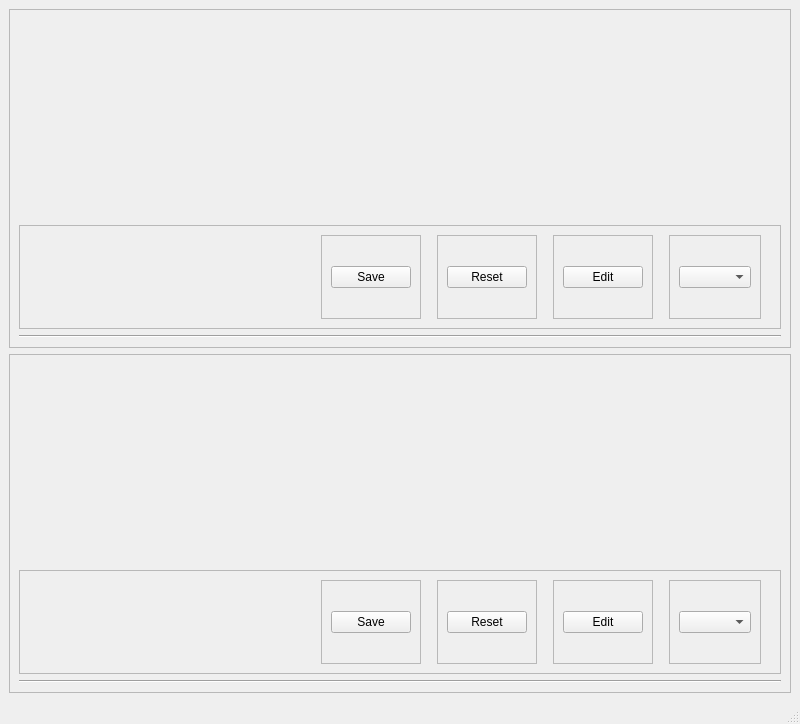
<?xml version="1.0" encoding="UTF-8"?>
<ui version="4.0">
 <class>MainWindow</class>
 <widget class="QMainWindow" name="MainWindow">
  <property name="geometry">
   <rect>
    <x>0</x>
    <y>0</y>
    <width>800</width>
    <height>724</height>
   </rect>
  </property>
  <property name="windowTitle">
   <string>MainWindow</string>
  </property>
  <widget class="QWidget" name="centralwidget">
   <layout class="QGridLayout" name="gridLayout_22">
    <item row="0" column="0">
     <layout class="QVBoxLayout" name="verticalLayout_5">
      <item>
       <widget class="QFrame" name="frame_15">
        <property name="frameShape">
         <enum>QFrame::StyledPanel</enum>
        </property>
        <property name="frameShadow">
         <enum>QFrame::Raised</enum>
        </property>
        <layout class="QGridLayout" name="gridLayout_6">
         <item row="0" column="0">
          <layout class="QVBoxLayout" name="verticalLayout">
           <item>
            <widget class="PlotWidget" name="differece1_plot" native="true">
             <property name="minimumSize">
              <size>
               <width>0</width>
               <height>200</height>
              </size>
             </property>
            </widget>
           </item>
           <item>
            <widget class="QFrame" name="frame_7">
             <property name="frameShape">
              <enum>QFrame::StyledPanel</enum>
             </property>
             <property name="frameShadow">
              <enum>QFrame::Raised</enum>
             </property>
             <layout class="QGridLayout" name="gridLayout_5">
              <item row="0" column="0">
               <layout class="QHBoxLayout" name="horizontalLayout">
                <item>
                 <spacer name="horizontalSpacer_14">
                  <property name="orientation">
                   <enum>Qt::Horizontal</enum>
                  </property>
                  <property name="sizeHint" stdset="0">
                   <size>
                    <width>40</width>
                    <height>20</height>
                   </size>
                  </property>
                 </spacer>
                </item>
                <item>
                 <widget class="QFrame" name="save_difference1">
                  <property name="frameShape">
                   <enum>QFrame::StyledPanel</enum>
                  </property>
                  <property name="frameShadow">
                   <enum>QFrame::Raised</enum>
                  </property>
                  <layout class="QGridLayout" name="gridLayout_4">
                   <item row="0" column="0">
                    <widget class="QPushButton" name="save_difference1_2">
                     <property name="text">
                      <string>Save</string>
                     </property>
                    </widget>
                   </item>
                  </layout>
                 </widget>
                </item>
                <item>
                 <spacer name="horizontalSpacer_2">
                  <property name="orientation">
                   <enum>Qt::Horizontal</enum>
                  </property>
                  <property name="sizeType">
                   <enum>QSizePolicy::Fixed</enum>
                  </property>
                  <property name="sizeHint" stdset="0">
                   <size>
                    <width>10</width>
                    <height>20</height>
                   </size>
                  </property>
                 </spacer>
                </item>
                <item>
                 <widget class="QFrame" name="frame">
                  <property name="frameShape">
                   <enum>QFrame::StyledPanel</enum>
                  </property>
                  <property name="frameShadow">
                   <enum>QFrame::Raised</enum>
                  </property>
                  <layout class="QGridLayout" name="gridLayout_3">
                   <item row="0" column="0">
                    <widget class="QPushButton" name="reset_difference1">
                     <property name="text">
                      <string>Reset</string>
                     </property>
                    </widget>
                   </item>
                  </layout>
                 </widget>
                </item>
                <item>
                 <spacer name="horizontalSpacer">
                  <property name="orientation">
                   <enum>Qt::Horizontal</enum>
                  </property>
                  <property name="sizeType">
                   <enum>QSizePolicy::Fixed</enum>
                  </property>
                  <property name="sizeHint" stdset="0">
                   <size>
                    <width>10</width>
                    <height>20</height>
                   </size>
                  </property>
                 </spacer>
                </item>
                <item>
                 <widget class="QFrame" name="frame_22">
                  <property name="frameShape">
                   <enum>QFrame::StyledPanel</enum>
                  </property>
                  <property name="frameShadow">
                   <enum>QFrame::Raised</enum>
                  </property>
                  <layout class="QGridLayout" name="gridLayout_2">
                   <item row="0" column="0">
                    <widget class="QPushButton" name="edit_difference1">
                     <property name="text">
                      <string>Edit</string>
                     </property>
                    </widget>
                   </item>
                  </layout>
                 </widget>
                </item>
                <item>
                 <spacer name="horizontalSpacer_10">
                  <property name="orientation">
                   <enum>Qt::Horizontal</enum>
                  </property>
                  <property name="sizeType">
                   <enum>QSizePolicy::Fixed</enum>
                  </property>
                  <property name="sizeHint" stdset="0">
                   <size>
                    <width>10</width>
                    <height>20</height>
                   </size>
                  </property>
                 </spacer>
                </item>
                <item>
                 <widget class="QFrame" name="frame_16">
                  <property name="frameShape">
                   <enum>QFrame::StyledPanel</enum>
                  </property>
                  <property name="frameShadow">
                   <enum>QFrame::Raised</enum>
                  </property>
                  <layout class="QGridLayout" name="gridLayout_18">
                   <item row="0" column="0">
                    <widget class="QComboBox" name="difference1_combobox"/>
                   </item>
                  </layout>
                 </widget>
                </item>
                <item>
                 <spacer name="horizontalSpacer_11">
                  <property name="orientation">
                   <enum>Qt::Horizontal</enum>
                  </property>
                  <property name="sizeType">
                   <enum>QSizePolicy::Fixed</enum>
                  </property>
                  <property name="sizeHint" stdset="0">
                   <size>
                    <width>10</width>
                    <height>20</height>
                   </size>
                  </property>
                 </spacer>
                </item>
               </layout>
              </item>
             </layout>
            </widget>
           </item>
           <item>
            <widget class="Line" name="line_2">
             <property name="orientation">
              <enum>Qt::Horizontal</enum>
             </property>
            </widget>
           </item>
          </layout>
         </item>
        </layout>
       </widget>
      </item>
      <item>
       <widget class="QFrame" name="frame_17">
        <property name="frameShape">
         <enum>QFrame::StyledPanel</enum>
        </property>
        <property name="frameShadow">
         <enum>QFrame::Raised</enum>
        </property>
        <layout class="QGridLayout" name="gridLayout_12">
         <item row="0" column="0">
          <layout class="QVBoxLayout" name="verticalLayout_4">
           <item>
            <widget class="PlotWidget" name="differece2_plot" native="true">
             <property name="minimumSize">
              <size>
               <width>0</width>
               <height>200</height>
              </size>
             </property>
            </widget>
           </item>
           <item>
            <widget class="QFrame" name="frame_9">
             <property name="frameShape">
              <enum>QFrame::StyledPanel</enum>
             </property>
             <property name="frameShadow">
              <enum>QFrame::Raised</enum>
             </property>
             <layout class="QGridLayout" name="gridLayout_13">
              <item row="0" column="0">
               <layout class="QHBoxLayout" name="horizontalLayout_4">
                <item>
                 <spacer name="horizontalSpacer_17">
                  <property name="orientation">
                   <enum>Qt::Horizontal</enum>
                  </property>
                  <property name="sizeHint" stdset="0">
                   <size>
                    <width>40</width>
                    <height>20</height>
                   </size>
                  </property>
                 </spacer>
                </item>
                <item>
                 <widget class="QFrame" name="frame_4">
                  <property name="frameShape">
                   <enum>QFrame::StyledPanel</enum>
                  </property>
                  <property name="frameShadow">
                   <enum>QFrame::Raised</enum>
                  </property>
                  <layout class="QGridLayout" name="gridLayout_14">
                   <item row="0" column="0">
                    <widget class="QPushButton" name="save_difference2">
                     <property name="text">
                      <string>Save</string>
                     </property>
                    </widget>
                   </item>
                  </layout>
                 </widget>
                </item>
                <item>
                 <spacer name="horizontalSpacer_5">
                  <property name="orientation">
                   <enum>Qt::Horizontal</enum>
                  </property>
                  <property name="sizeType">
                   <enum>QSizePolicy::Fixed</enum>
                  </property>
                  <property name="sizeHint" stdset="0">
                   <size>
                    <width>10</width>
                    <height>20</height>
                   </size>
                  </property>
                 </spacer>
                </item>
                <item>
                 <widget class="QFrame" name="frame_5">
                  <property name="frameShape">
                   <enum>QFrame::StyledPanel</enum>
                  </property>
                  <property name="frameShadow">
                   <enum>QFrame::Raised</enum>
                  </property>
                  <layout class="QGridLayout" name="gridLayout_15">
                   <item row="0" column="0">
                    <widget class="QPushButton" name="reset_difference2">
                     <property name="text">
                      <string>Reset</string>
                     </property>
                    </widget>
                   </item>
                  </layout>
                 </widget>
                </item>
                <item>
                 <spacer name="horizontalSpacer_6">
                  <property name="orientation">
                   <enum>Qt::Horizontal</enum>
                  </property>
                  <property name="sizeType">
                   <enum>QSizePolicy::Fixed</enum>
                  </property>
                  <property name="sizeHint" stdset="0">
                   <size>
                    <width>10</width>
                    <height>20</height>
                   </size>
                  </property>
                 </spacer>
                </item>
                <item>
                 <widget class="QFrame" name="frame_24">
                  <property name="frameShape">
                   <enum>QFrame::StyledPanel</enum>
                  </property>
                  <property name="frameShadow">
                   <enum>QFrame::Raised</enum>
                  </property>
                  <layout class="QGridLayout" name="gridLayout_16">
                   <item row="0" column="0">
                    <widget class="QPushButton" name="edit_difference2">
                     <property name="text">
                      <string>Edit</string>
                     </property>
                    </widget>
                   </item>
                  </layout>
                 </widget>
                </item>
                <item>
                 <spacer name="horizontalSpacer_18">
                  <property name="orientation">
                   <enum>Qt::Horizontal</enum>
                  </property>
                  <property name="sizeType">
                   <enum>QSizePolicy::Fixed</enum>
                  </property>
                  <property name="sizeHint" stdset="0">
                   <size>
                    <width>10</width>
                    <height>20</height>
                   </size>
                  </property>
                 </spacer>
                </item>
                <item>
                 <widget class="QFrame" name="frame_19">
                  <property name="frameShape">
                   <enum>QFrame::StyledPanel</enum>
                  </property>
                  <property name="frameShadow">
                   <enum>QFrame::Raised</enum>
                  </property>
                  <layout class="QGridLayout" name="gridLayout_20">
                   <item row="0" column="0">
                    <widget class="QComboBox" name="difference2_combobox"/>
                   </item>
                  </layout>
                 </widget>
                </item>
                <item>
                 <spacer name="horizontalSpacer_19">
                  <property name="orientation">
                   <enum>Qt::Horizontal</enum>
                  </property>
                  <property name="sizeType">
                   <enum>QSizePolicy::Fixed</enum>
                  </property>
                  <property name="sizeHint" stdset="0">
                   <size>
                    <width>10</width>
                    <height>20</height>
                   </size>
                  </property>
                 </spacer>
                </item>
               </layout>
              </item>
             </layout>
            </widget>
           </item>
           <item>
            <widget class="Line" name="line_4">
             <property name="orientation">
              <enum>Qt::Horizontal</enum>
             </property>
            </widget>
           </item>
          </layout>
         </item>
        </layout>
       </widget>
      </item>
     </layout>
    </item>
   </layout>
  </widget>
  <widget class="QMenuBar" name="menubar">
   <property name="geometry">
    <rect>
     <x>0</x>
     <y>0</y>
     <width>800</width>
     <height>26</height>
    </rect>
   </property>
  </widget>
  <widget class="QStatusBar" name="statusbar"/>
 </widget>
 <customwidgets>
  <customwidget>
   <class>PlotWidget</class>
   <extends>QWidget</extends>
   <header>pyqtgraph</header>
   <container>1</container>
  </customwidget>
 </customwidgets>
 <resources/>
 <connections/>
</ui>
